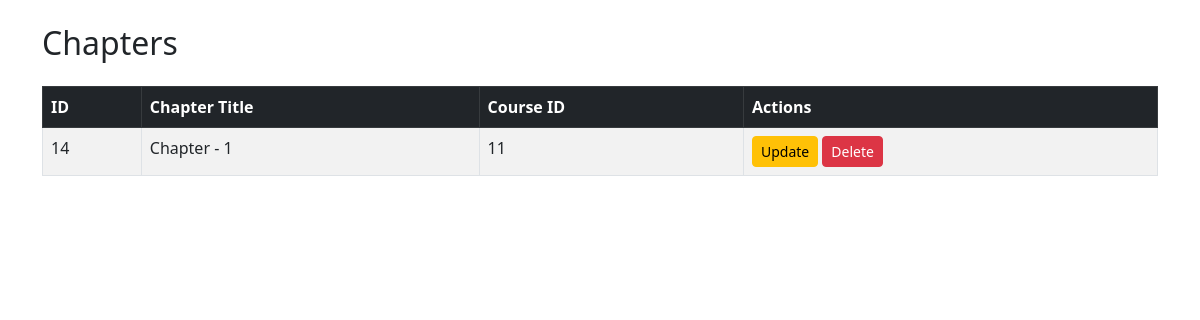
Before: /admin/chapters.php with the older database file.
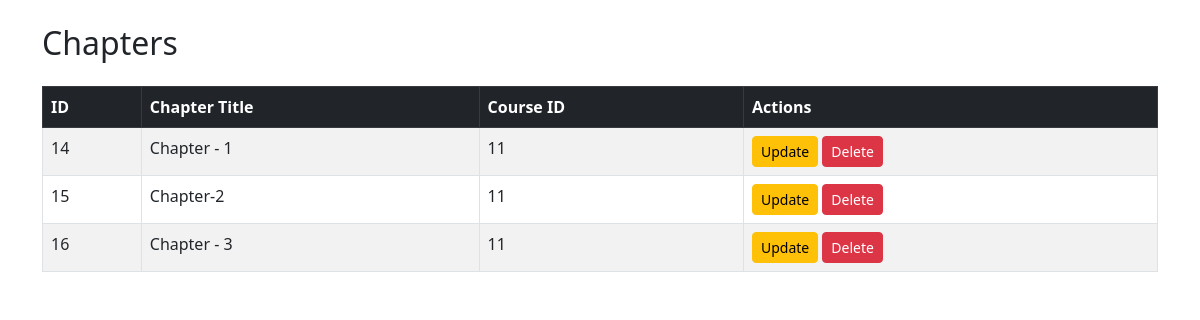
After: the same page with the newer database file.
### tables this page shows
CREATE TABLE `chapters` (
  `id` int(11) NOT NULL,
  `course_id` int(11) DEFAULT NULL,
  `chapter_name` varchar(255) DEFAULT NULL,
  `created_at` timestamp NOT NULL DEFAULT current_timestamp()
);

### admin/chapters.php (the view, shortened to what this page needs)
<?php
include 'db.php';
?>
<!DOCTYPE html>
<html lang="en">
<head>
    <link href="https://cdn.jsdelivr.net/npm/bootstrap@5.3.0/dist/css/bootstrap.min.css" rel="stylesheet">
</head>
<body>
<div class="container mt-4">
    <h2 class="mb-4">Chapters</h2>
    <table class="table table-bordered table-striped">
        <thead class="table-dark">
        <tr>
            <th>ID</th>
            <th>Chapter Title</th>
            <th>Course ID</th>
            <th>Actions</th>
        </tr>
        </thead>
        <tbody>
        <?php
        $result = $conn->query("SELECT * FROM chapters");
        while ($row = $result->fetch_assoc()):
            ?>
            <tr>
                <td><?= htmlspecialchars($row['id']) ?></td>
                <td><?= htmlspecialchars($row['chapter_name']) ?></td>
                <td><?= htmlspecialchars($row['course_id']) ?></td>
                <td>
                    <a href="update_chapter.php?id=<?= $row['id'] ?>" class="btn btn-sm btn-warning">Update</a>
                    <a href="delete_chapter.php?id=<?= $row['id'] ?>" class="btn btn-sm btn-danger"
                       onclick="return confirm('Are you sure you want to delete this chapter?');">Delete</a>
                </td>
            </tr>
        <?php endwhile; ?>
        </tbody>
    </table>
</div>
</body>
</html>

Changed rows visible on the page:
added chapters: id "15", chapter_name "Chapter-2", course "11"
added chapters: id "16", chapter_name "Chapter - 3", course "11"
